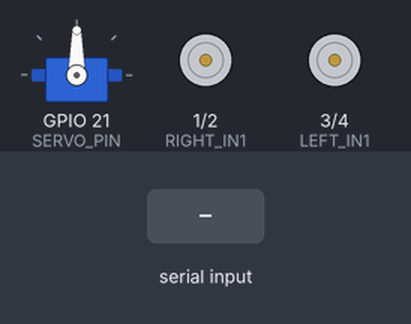
Bench run of a sketch on a simulated ESP32. On the bench: servo, motor-driver pin pairs drawn as motors (green arrow = first pin HIGH = forward, orange = second pin HIGH = backward, longer = more drive). The test bench sets the inputs (shaded band). WiFi joins after 1.5 s; servers stay silent unless stated; what the sketch prints to the serial monitor is not drawn.

Above: at 2.8 s.
2.9 s: "forward\n" received over Serial
At 3.5 s:
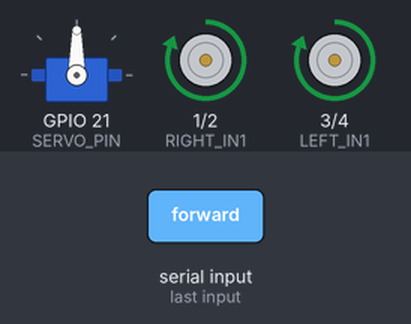
4.4 s: "back\n" received over Serial
At 5.6 s:
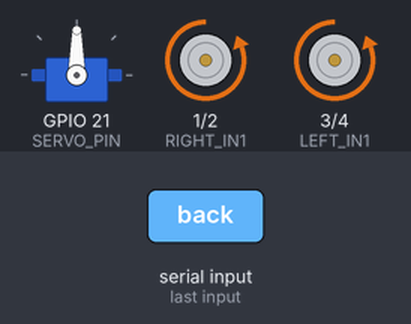
5.9 s: "left\n" received over Serial
At 7.0 s:
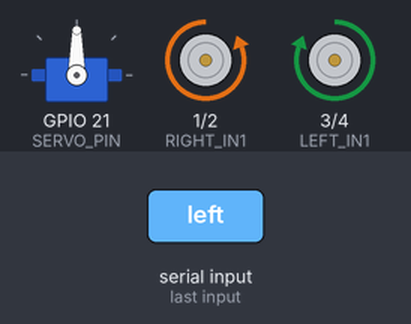
7.4 s: "right\n" received over Serial
At 8.1 s:
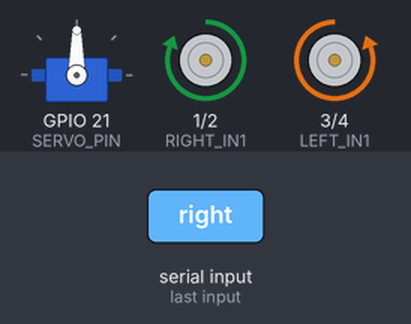
8.9 s: "nod\n" received over Serial
At 9.05 s:
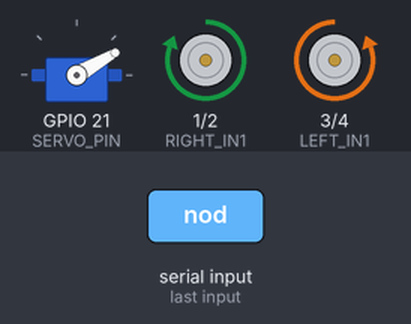
Timing chart, 0 to 11.7 s (numbered marks = the images above; inputs shaded):
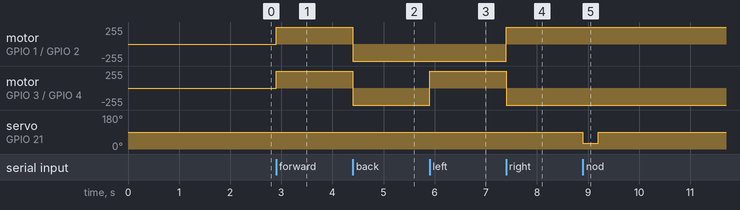

The sketch:

esp32-udpcontrol.ino
```cpp
#include <WiFi.h>
#include <WiFiUdp.h>
#include <ESP32Servo.h>

// Wi-Fi credentials
const char* ssid = "AkhilsIphone";         // <-- Replace
const char* password = "Akhil123"; // <-- Replace

// UDP settings
WiFiUDP udp;
const unsigned int localUdpPort = 4210;
char incomingPacket[255];

// Motor control pins
#define RIGHT_IN1 1
#define RIGHT_IN2 2
#define LEFT_IN1 3
#define LEFT_IN2 4

// Servo for nodding
#define SERVO_PIN 21
Servo nodServo;

String serialInput = "";

void setup() {
  Serial.begin(115200);

  // Motor pin setup
  pinMode(RIGHT_IN1, OUTPUT);
  pinMode(RIGHT_IN2, OUTPUT);
  pinMode(LEFT_IN1, OUTPUT);
  pinMode(LEFT_IN2, OUTPUT);
  stopMotors();

  // Servo setup
  nodServo.attach(SERVO_PIN);
  nodServo.write(90); // Neutral

  // Wi-Fi setup
  WiFi.begin(ssid, password);
  Serial.print("Connecting to Wi-Fi");
  while (WiFi.status() != WL_CONNECTED) {
    delay(200);
    Serial.print(".");
  }
  Serial.println("\nWiFi connected. IP: " + WiFi.localIP().toString());

  // Start UDP
  udp.begin(localUdpPort);
  Serial.printf("Listening on UDP port %d\n", localUdpPort);

  Serial.println("Commands: forward | back | left | right | stop | nod");
}

void loop() {
  // === Handle UDP ===
  int packetSize = udp.parsePacket();
  if (packetSize) {
    int len = udp.read(incomingPacket, sizeof(incomingPacket) - 1);
    if (len > 0) {
      incomingPacket[len] = 0;
      String command = String(incomingPacket);
      Serial.println("[UDP] " + command);
      handleCommand(command);
    }
  }

  // === Handle Serial Input ===
  while (Serial.available()) {
    char c = Serial.read();
    if (c == '\n' || c == '\r') {
      if (serialInput.length() > 0) {
        Serial.println("[Serial] " + serialInput);
        handleCommand(serialInput);
        serialInput = "";
      }
    } else {
      serialInput += c;
    }
  }
}

void handleCommand(String cmd) {
  cmd.trim();
  cmd.toLowerCase();

  if (cmd == "forward") moveForward();
  else if (cmd == "back") moveBack();
  else if (cmd == "left") turnLeft();
  else if (cmd == "right") turnRight();
  else if (cmd == "stop") stopMotors();
  else if (cmd == "nod") nod();
  else {
    Serial.println("Unknown command: " + cmd);
    stopMotors();
  }
}

// === Movement ===

void moveForward() {
  digitalWrite(RIGHT_IN1, HIGH); digitalWrite(RIGHT_IN2, LOW);
  digitalWrite(LEFT_IN1, HIGH);  digitalWrite(LEFT_IN2, LOW);
}

void moveBack() {
  digitalWrite(RIGHT_IN1, LOW);  digitalWrite(RIGHT_IN2, HIGH);
  digitalWrite(LEFT_IN1, LOW);   digitalWrite(LEFT_IN2, HIGH);
}

void turnRight() {
  digitalWrite(RIGHT_IN1, HIGH); digitalWrite(RIGHT_IN2, LOW);
  digitalWrite(LEFT_IN1, LOW);   digitalWrite(LEFT_IN2, HIGH);
}

void turnLeft() {
  digitalWrite(RIGHT_IN1, LOW);  digitalWrite(RIGHT_IN2, HIGH);
  digitalWrite(LEFT_IN1, HIGH);  digitalWrite(LEFT_IN2, LOW);
}

void stopMotors() {
  digitalWrite(RIGHT_IN1, LOW); digitalWrite(RIGHT_IN2, LOW);
  digitalWrite(LEFT_IN1, LOW);  digitalWrite(LEFT_IN2, LOW);
}

// === Servo Nod ===

void nod() {
  Serial.println("Nodding...");
  nodServo.write(30);  // Down
  delay(300);
  nodServo.write(90);  // Back to neutral
  delay(300);
}
```

Measured:
- after the input at 2.9 s, motor on GPIO 1 (RIGHT_IN1) / GPIO 2 (RIGHT_IN2), motor on GPIO 3 (LEFT_IN1) / GPIO 4 (LEFT_IN2): stopped → forward 255/255 at once
- after the input at 4.4 s, motor on GPIO 1 (RIGHT_IN1) / GPIO 2 (RIGHT_IN2), motor on GPIO 3 (LEFT_IN1) / GPIO 4 (LEFT_IN2): forward 255/255 → backward 255/255 at once
- after the input at 5.9 s, motor on GPIO 3 (LEFT_IN1) / GPIO 4 (LEFT_IN2): backward 255/255 → forward 255/255 at once
- after the input at 7.4 s, motor on GPIO 1 (RIGHT_IN1) / GPIO 2 (RIGHT_IN2): backward 255/255 → forward 255/255 at once; motor on GPIO 3 (LEFT_IN1) / GPIO 4 (LEFT_IN2): forward 255/255 → backward 255/255 at once
- after the input at 8.9 s, servo on GPIO 21 (SERVO_PIN): 90° → 30° at once, → 90° 0.30 s later
